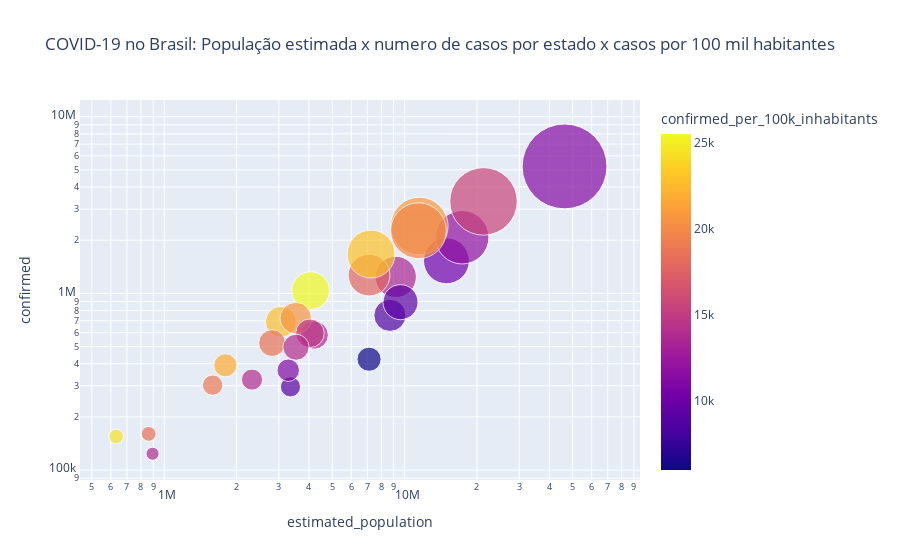

The notebook cell this image was saved under:
### Markdown cell above
### No grafico abaixo vemos que o alto numero de casos nao condiz com o indice de contagio dos estados. 
### Exemplos claros disso são os estados de São Paulo e Espirito Santo.

### Code cell
fig = px.scatter(t, x="estimated_population", y="confirmed", title="COVID-19 no Brasil: População estimada x numero de casos por estado x casos por 100 mil habitantes",
                 size="confirmed", color="confirmed_per_100k_inhabitants",hover_name=t.state, log_x=True, log_y=True, size_max=60)
fig.show()

### Figure 1 — Plotly figure (JSON) as saved in the notebook; plotly's stock layout.template omitted (floating-point values rounded to 4 significant figures)
{"data": [{"hovertemplate": "<b>%{hovertext}</b><br><br>estimated_population=%{x}<br>confirmed=%{marker.size}<br>confirmed_per_100k_inhabitants=%{marker.color}<extra></extra>", "hovertext": ["AP", "AC", "AM", "AL", "DF", "ES", "CE", "BA", "MS", "MA", "GO", "MT", "PA", "PE", "PB", "PI", "RJ", "MG", "RN", "RR", "RO", "PR", "SE", "SC", "TO", "RS", "SP"], "legendgroup": "", "marker": {"color": [18600.0, 13840.0, 13810.0, 8831.0, 22630.0, 25520.0, 13490.0, 10250.0, 18640.0, 5962.0, 17850.0, 20550.0, 8645.0, 9277.0, 14730.0, 11200.0, 11970.0, 15580.0, 14030.0, 24570.0, 21820.0, 20910.0, 14030.0, 23040.0, 19020.0, 19820.0, 11300.0], "coloraxis": "coloraxis", "size": [160328, 123808, 581070, 295972, 691353, 1037188, 1239746, 1530054, 523565, 424199, 1269853, 724653, 751293, 892115, 594891, 367515, 2078817, 3317401, 495749, 155062, 391943, 2407960, 325274, 1671175, 302502, 2263880, 5232374], "sizemode": "area", "sizeref": 1453.0, "symbol": "circle"}, "mode": "markers", "name": "", "orientation": "v", "showlegend": false, "type": "scatter", "x": [861773, 894470, 4207714, 3351543, 3055149, 4064052, 9187103, 14930634, 2809394, 7114598, 7113540, 3526220, 8690745, 9616621, 4039277, 3281480, 17366189, 21292666, 3534165, 631181, 1796460, 11516840, 2318822, 7252502, 1590248, 11422973, 46289333], "xaxis": "x", "y": [160328, 123808, 581070, 295972, 691353, 1037188, 1239746, 1530054, 523565, 424199, 1269853, 724653, 751293, 892115, 594891, 367515, 2078817, 3317401, 495749, 155062, 391943, 2407960, 325274, 1671175, 302502, 2263880, 5232374], "yaxis": "y"}], "layout": {"coloraxis": {"colorbar": {"title": {"text": "confirmed_per_100k_inhabitants"}}, "colorscale": [[0, "#0d0887"], [0.1111, "#46039f"], [0.2222, "#7201a8"], [0.3333, "#9c179e"], [0.4444, "#bd3786"], [0.5556, "#d8576b"], [0.6667, "#ed7953"], [0.7778, "#fb9f3a"], [0.8889, "#fdca26"], [1, "#f0f921"]]}, "legend": {"itemsizing": "constant", "tracegroupgap": 0}, "title": {"text": "COVID-19 no Brasil: População estimada x numero de casos por estado x casos por 100 mil habitantes"}, "xaxis": {"anchor": "y", "domain": [0, 1], "title": {"text": "estimated_population"}, "type": "log"}, "yaxis": {"anchor": "x", "domain": [0, 1], "title": {"text": "confirmed"}, "type": "log"}}}
